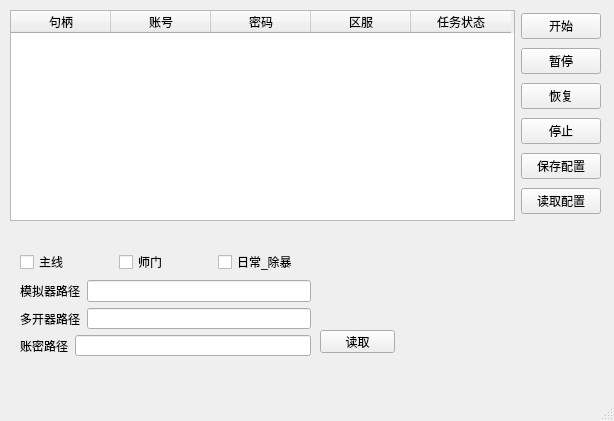
<?xml version="1.0" encoding="UTF-8"?>
<ui version="4.0">
 <class>MainWindow</class>
 <widget class="QMainWindow" name="MainWindow">
  <property name="geometry">
   <rect>
    <x>0</x>
    <y>0</y>
    <width>614</width>
    <height>421</height>
   </rect>
  </property>
  <property name="windowTitle">
   <string>MainWindow</string>
  </property>
  <widget class="QWidget" name="centralwidget">
   <widget class="QPushButton" name="pushButton_7">
    <property name="geometry">
     <rect>
      <x>320</x>
      <y>330</y>
      <width>75</width>
      <height>23</height>
     </rect>
    </property>
    <property name="text">
     <string>读取</string>
    </property>
   </widget>
   <widget class="QWidget" name="">
    <property name="geometry">
     <rect>
      <x>10</x>
      <y>10</y>
      <width>591</width>
      <height>211</height>
     </rect>
    </property>
    <layout class="QHBoxLayout" name="horizontalLayout">
     <item>
      <widget class="QTableWidget" name="tableWidget">
       <column>
        <property name="text">
         <string>句柄</string>
        </property>
       </column>
       <column>
        <property name="text">
         <string>账号</string>
        </property>
       </column>
       <column>
        <property name="text">
         <string>密码</string>
        </property>
       </column>
       <column>
        <property name="text">
         <string>区服</string>
        </property>
       </column>
       <column>
        <property name="text">
         <string>任务状态</string>
        </property>
       </column>
      </widget>
     </item>
     <item>
      <layout class="QVBoxLayout" name="verticalLayout">
       <item>
        <widget class="QPushButton" name="pushButton">
         <property name="text">
          <string>开始</string>
         </property>
        </widget>
       </item>
       <item>
        <widget class="QPushButton" name="pushButton_2">
         <property name="text">
          <string>暂停</string>
         </property>
        </widget>
       </item>
       <item>
        <widget class="QPushButton" name="pushButton_3">
         <property name="text">
          <string>恢复</string>
         </property>
        </widget>
       </item>
       <item>
        <widget class="QPushButton" name="pushButton_4">
         <property name="text">
          <string>停止</string>
         </property>
        </widget>
       </item>
       <item>
        <widget class="QPushButton" name="pushButton_5">
         <property name="text">
          <string>保存配置</string>
         </property>
        </widget>
       </item>
       <item>
        <widget class="QPushButton" name="pushButton_6">
         <property name="text">
          <string>读取配置</string>
         </property>
        </widget>
       </item>
      </layout>
     </item>
    </layout>
   </widget>
   <widget class="QWidget" name="">
    <property name="geometry">
     <rect>
      <x>20</x>
      <y>250</y>
      <width>291</width>
      <height>106</height>
     </rect>
    </property>
    <layout class="QVBoxLayout" name="verticalLayout_3">
     <item>
      <layout class="QHBoxLayout" name="horizontalLayout_2">
       <item>
        <widget class="QCheckBox" name="checkBox">
         <property name="text">
          <string>主线</string>
         </property>
        </widget>
       </item>
       <item>
        <widget class="QCheckBox" name="checkBox_2">
         <property name="text">
          <string>师门</string>
         </property>
        </widget>
       </item>
       <item>
        <widget class="QCheckBox" name="checkBox_3">
         <property name="text">
          <string>日常_除暴</string>
         </property>
        </widget>
       </item>
      </layout>
     </item>
     <item>
      <layout class="QVBoxLayout" name="verticalLayout_2">
       <item>
        <layout class="QHBoxLayout" name="horizontalLayout_3">
         <item>
          <widget class="QLabel" name="label">
           <property name="text">
            <string>模拟器路径</string>
           </property>
          </widget>
         </item>
         <item>
          <widget class="QLineEdit" name="lineEdit"/>
         </item>
        </layout>
       </item>
       <item>
        <layout class="QHBoxLayout" name="horizontalLayout_4">
         <item>
          <widget class="QLabel" name="label_2">
           <property name="text">
            <string>多开器路径</string>
           </property>
          </widget>
         </item>
         <item>
          <widget class="QLineEdit" name="lineEdit_2"/>
         </item>
        </layout>
       </item>
       <item>
        <layout class="QHBoxLayout" name="horizontalLayout_5">
         <item>
          <widget class="QLabel" name="label_3">
           <property name="text">
            <string>账密路径</string>
           </property>
          </widget>
         </item>
         <item>
          <widget class="QLineEdit" name="lineEdit_3"/>
         </item>
        </layout>
       </item>
      </layout>
     </item>
    </layout>
   </widget>
  </widget>
  <widget class="QMenuBar" name="menubar">
   <property name="geometry">
    <rect>
     <x>0</x>
     <y>0</y>
     <width>614</width>
     <height>23</height>
    </rect>
   </property>
  </widget>
  <widget class="QStatusBar" name="statusbar"/>
 </widget>
 <resources/>
 <connections/>
</ui>
